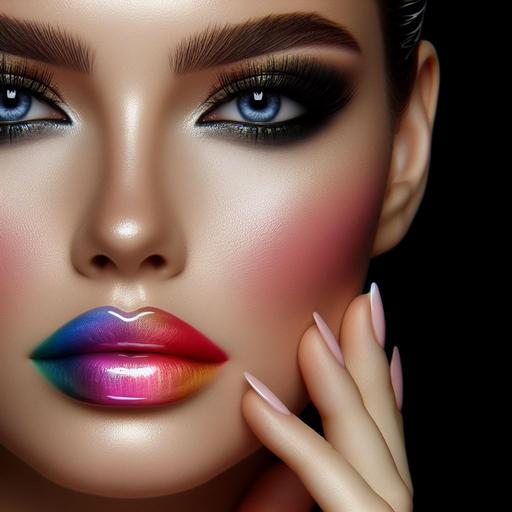
#> input picture analyse/bild4.jpg, 512 x 512 px
$ python analyse.py
#> lines starting #> are read from the running program, lines starting #| are printed output that depends on the picture; after the words box and inside, x2 and y2 are one past the last pixel; in counts of white or black regions, pixels touching at a corner belong together
from PIL import Image
import numpy as np
import matplotlib.pyplot as plt
from skimage.metrics import structural_similarity as ssim
import cv2

# Pfade zu den Bildern
original_path = "bild4.jpg"
neural_path = "kunst.png"

# Lade die Bilder
original_image = Image.open(original_path).convert("RGB")
#> original_image is the input picture: PIL image 512x512 RGB; mean R, G, B 112, 83.6, 73.4
neural_image = Image.open(neural_path).convert("RGB")
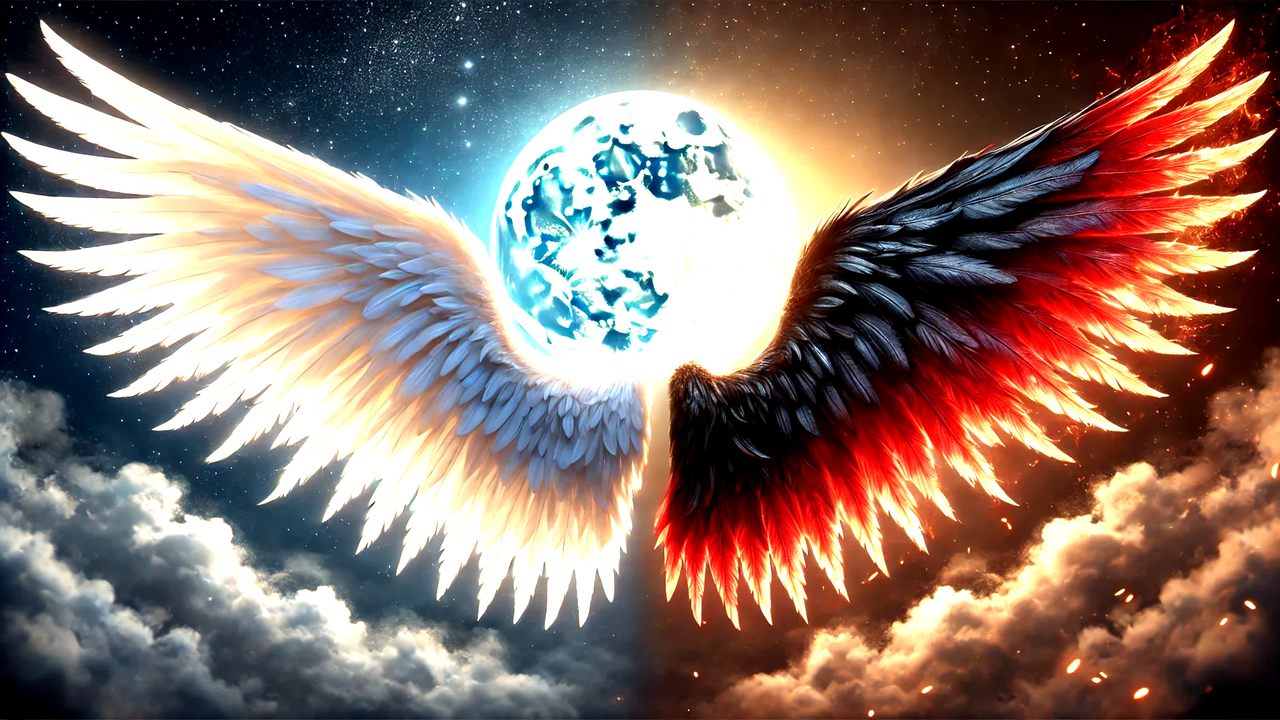
#> input picture Auswertung/kunst.png, 1280 x 720 px, found by its file name
#> neural_image is the input picture: PIL image 1280x720 RGB; mean R, G, B 136.2, 114.1, 106.1

# Größe des Originalbildes anpassen, falls nötig
neural_image_resized = neural_image.resize(original_image.size, resample=Image.LANCZOS)
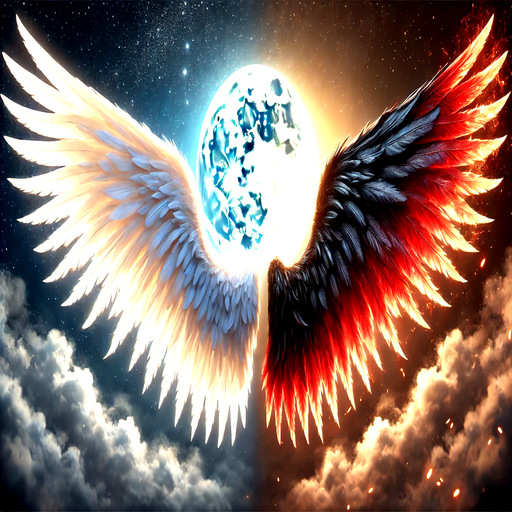
#> neural_image_resized: PIL image 512x512 RGB; mean R, G, B 136.1, 114, 106.1

# 1. Histogramm-Vergleich
original_hist, _ = np.histogram(np.array(original_image).flatten(), bins=256, range=(0, 255))
#> original_hist = 256 values, max 155948 at index 0, min 28 at index 253, mean 3072
neural_hist, _ = np.histogram(np.array(neural_image_resized).flatten(), bins=256, range=(0, 255))
#> neural_hist = 256 values, max 113555 at index 255, min 1160 at index 224, mean 3072

plt.figure(figsize=(12, 6))
plt.bar(range(256), original_hist, color='blue', alpha=0.5, label='Original')
plt.bar(range(256), neural_hist, color='red', alpha=0.5, label='Neural')
plt.title("Histogram Comparison")
plt.xlabel("Pixel Intensity")
plt.ylabel("Frequency")
plt.legend()
plt.savefig("histogram_comparison.png")
#> figure, not shown here; tallest bar 155948 high, from x = -0.4 to 0.4; tallest bar 113555 high, from x = 254.6 to 255.4
plt.close()

# 2. Kanten-Detektion
original_gray = original_image.convert("L")
neural_gray_resized = neural_image_resized.convert("L")

edges_original = cv2.Canny(np.array(original_gray), threshold1=100, threshold2=200)
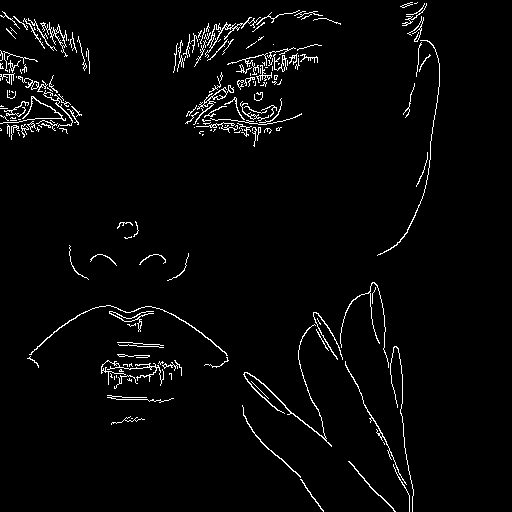
#> edges_original: shape (512, 512); 2.9% white in thin lines or dots, all inside (x1, y1, x2, y2) = (0, 2, 440, 512)
edges_neural = cv2.Canny(np.array(neural_gray_resized), threshold1=100, threshold2=200)
#> edges_neural: shape (512, 512); 10.9% white in thin lines or dots

fig, axes = plt.subplots(1, 2, figsize=(12, 6))
axes[0].imshow(edges_original, cmap="gray")
axes[0].set_title("Edges - Original Image")
axes[0].axis("off")

axes[1].imshow(edges_neural, cmap="gray")
axes[1].set_title("Edges - Neural Network Image")
axes[1].axis("off")

plt.tight_layout()
plt.savefig("edge_detection.png")
plt.close()

# 3. Differenzanalyse
original_array = np.array(original_image)
neural_array = np.array(neural_image_resized)
difference = np.abs(original_array.astype(int) - neural_array.astype(int))
difference_highlighted = np.clip(difference * 5, 0, 255).astype(np.uint8)

plt.figure(figsize=(8, 8))
plt.imshow(difference_highlighted)
plt.title("Pixel Difference (Highlighted)")
plt.axis("off")
plt.savefig("pixel_difference.png")
plt.close()

# 4. SSIM-Analyse
original_gray_cv = cv2.cvtColor(np.array(original_image), cv2.COLOR_RGB2GRAY)
neural_gray_cv = cv2.cvtColor(np.array(neural_image_resized), cv2.COLOR_RGB2GRAY)

similarity_index, diff = ssim(original_gray_cv, neural_gray_cv, full=True)
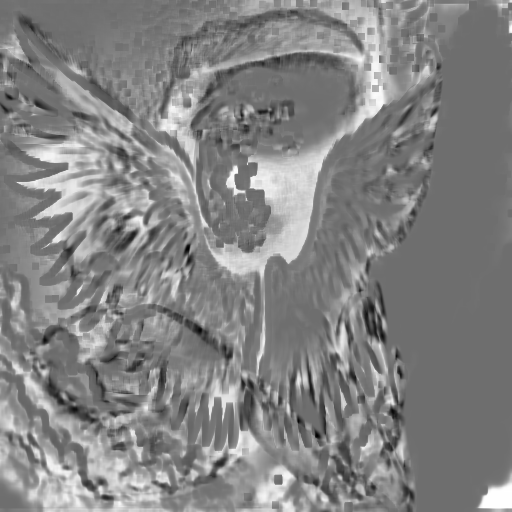
#> diff: shape (512, 512) float64; min -0.763, max 1, mean 0.143; drawn with min black and max white
#> similarity_index = 0.142
diff = (diff * 255).astype(np.uint8)

plt.figure(figsize=(8, 8))
plt.imshow(diff, cmap="gray")
plt.title(f"SSIM Difference Map (Index: {similarity_index:.4f})")
plt.axis("off")
plt.savefig("ssim_difference.png")
plt.close()

# 5. Frequenzanalyse
def plot_frequency_spectrum(image, title, save_path):
    # Fourier-Transformation
#> called with title = 'Frequenzspektrum - Originalbild', save_path = 'frequency_spectrum_original.png'
    image_array = np.array(image.convert("L"))
    f_transform = np.fft.fft2(image_array)
    f_shift = np.fft.fftshift(f_transform)
    magnitude_spectrum = 20 * np.log(np.abs(f_shift) + 1)

    # Darstellung
    plt.figure(figsize=(8, 8))
    plt.imshow(magnitude_spectrum, cmap="gray")
    plt.title(title)
    plt.axis("off")
    plt.savefig(save_path)
    plt.close()

# Analyse des Original- und Neural-Bildes
plot_frequency_spectrum(original_gray, "Frequenzspektrum - Originalbild", "frequency_spectrum_original.png")
plot_frequency_spectrum(neural_gray_resized, "Frequenzspektrum - Neural generiertes Bild", "frequency_spectrum_neural.png")

# 6. Vergleich der Frequenzbereiche
def decompose_frequency(image, title, save_path):
    # Fourier-Transformation
#> called with title = 'Originalbild', save_path = 'frequency_decomposition_original.png'
    image_array = np.array(image.convert("L"))
    f_transform = np.fft.fft2(image_array)
    f_shift = np.fft.fftshift(f_transform)

    # Maskierung
    rows, cols = f_shift.shape
#> rows = 512; cols = 512
    crow, ccol = rows // 2, cols // 2
#> crow = 256; ccol = 256

    # Niedrige Frequenzen
    low_pass = np.copy(f_shift)
    low_pass[crow-50:crow+50, ccol-50:ccol+50] = 0

    # Hohe Frequenzen
    high_pass = f_shift - low_pass

    # Rücktransformation
    low_image = np.abs(np.fft.ifft2(np.fft.ifftshift(low_pass)))
    high_image = np.abs(np.fft.ifft2(np.fft.ifftshift(high_pass)))

    # Darstellung
    plt.figure(figsize=(12, 6))
    plt.subplot(1, 2, 1)
    plt.imshow(low_image, cmap="gray")
    plt.title(f"Niedrige Frequenzen - {title}")
    plt.axis("off")

    plt.subplot(1, 2, 2)
    plt.imshow(high_image, cmap="gray")
    plt.title(f"Hohe Frequenzen - {title}")
    plt.axis("off")

    plt.tight_layout()
    plt.savefig(save_path)
    plt.close()

# Analyse des Original- und Neural-Bildes
decompose_frequency(original_gray, "Originalbild", "frequency_decomposition_original.png")
decompose_frequency(neural_gray_resized, "Neural generiertes Bild", "frequency_decomposition_neural.png")

# Erweiterung: Vergleich der Farbfrequenzen
def compare_color_frequency(image1, image2, save_path):
    # Zerlege beide Bilder in RGB-Komponenten
#> called with save_path = 'color_frequency_comparison.png'
    image1_array = np.array(image1)
    image2_array = np.array(image2)

    fig, axes = plt.subplots(3, 1, figsize=(10, 8))
    colors = ['red', 'green', 'blue']
    for i, color in enumerate(colors):
        hist1, _ = np.histogram(image1_array[..., i].flatten(), bins=256, range=(0, 255))
        hist2, _ = np.histogram(image2_array[..., i].flatten(), bins=256, range=(0, 255))
        axes[i].bar(range(256), hist1, color=color, alpha=0.5, label='Original')
        axes[i].bar(range(256), hist2, color=color, alpha=0.5, label='Neural')
        axes[i].set_title(f"{color.capitalize()} Channel Comparison")
        axes[i].legend()

    plt.tight_layout()
    plt.savefig(save_path)
#> figure, not shown here; panel 1: tallest bar 50638 high, from x = -0.4 to 0.4; panel 1: tallest bar 53734 high, from x = 254.6 to 255.4; panel 2: tallest bar 52125 high, from x = -0.4 to 0.4; panel 2: tallest bar 35836 high, from x = 254.6 to 255.4
    plt.close()

# Erweiterung: Local Binary Pattern (LBP) für Texturen
def compute_lbp(image, radius=1, points=8):
#> called with radius = 1, points = 8
    from skimage.feature import local_binary_pattern
    gray_image = np.array(image.convert("L"))
    lbp = local_binary_pattern(gray_image, points, radius, method="uniform")
    return lbp

def compare_lbp(image1, image2, save_path):
    lbp1 = compute_lbp(image1)
    lbp2 = compute_lbp(image2)
#> call 2 of compute_lbp, with radius = 1, points = 8
#> in compute_lbp (call 2), `lbp = local_binary_pattern(gray_image, points, radius, method="uniform")`:
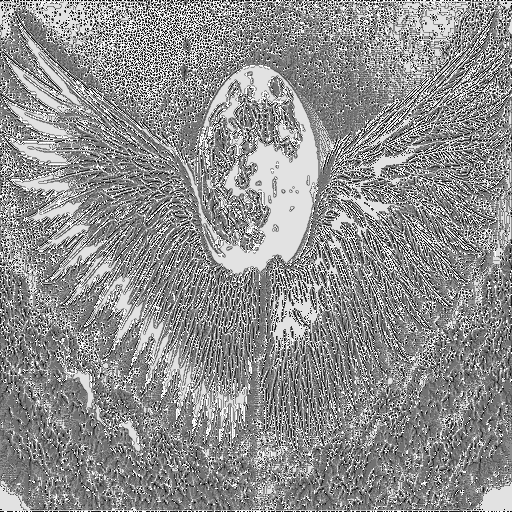
#> lbp: shape (512, 512) float64; min 0, max 9, mean 5.06; drawn with min black and max white

    fig, axes = plt.subplots(1, 2, figsize=(12, 6))
    axes[0].imshow(lbp1, cmap="gray")
    axes[0].set_title("LBP - Original Image")
    axes[0].axis("off")

    axes[1].imshow(lbp2, cmap="gray")
    axes[1].set_title("LBP - Neural Image")
    axes[1].axis("off")

    plt.tight_layout()
    plt.savefig(save_path)
    plt.close()

# Erweiterung: Gradient Magnitude (Unschärfeprüfung)
def compute_gradient_magnitude(image):
    gray_image = np.array(image.convert("L"), dtype=float)
    grad_x = np.gradient(gray_image, axis=1)
    grad_y = np.gradient(gray_image, axis=0)
    grad_magnitude = np.sqrt(grad_x**2 + grad_y**2)
    return grad_magnitude

def compare_gradients(image1, image2, save_path):
    grad1 = compute_gradient_magnitude(image1)
    grad2 = compute_gradient_magnitude(image2)
#> in compute_gradient_magnitude (call 2), `grad_x = np.gradient(gray_image, axis=1)`:
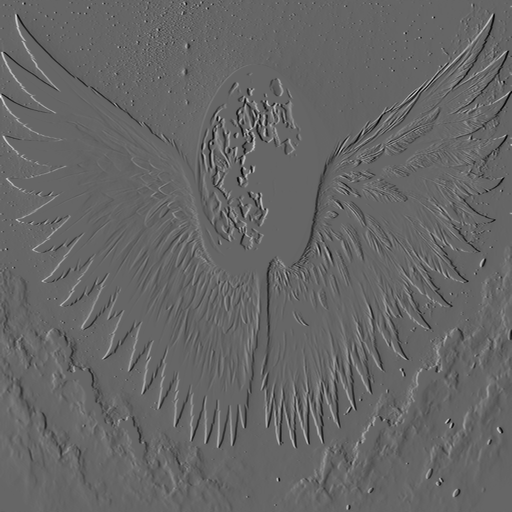
#> grad_x: shape (512, 512) float64; min -125.5, max 188, mean 0; drawn with min black and max white
#> in compute_gradient_magnitude (call 2), `grad_magnitude = np.sqrt(grad_x**2 + grad_y**2)`:
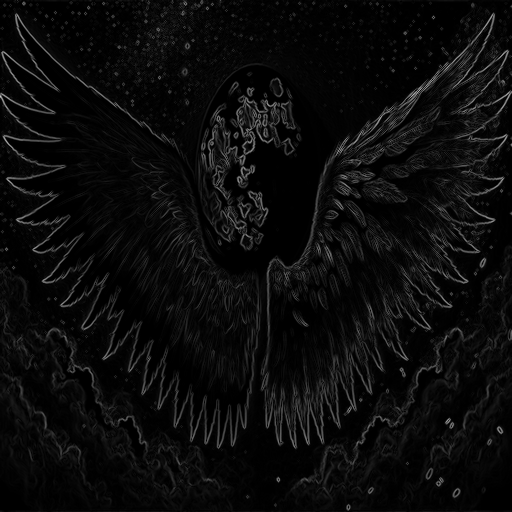
#> grad_magnitude: shape (512, 512) float64; min 0, max 196.6, mean 11.5

    fig, axes = plt.subplots(1, 2, figsize=(12, 6))
    axes[0].imshow(grad1, cmap="hot")
    axes[0].set_title("Gradient Magnitude - Original Image")
    axes[0].axis("off")

    axes[1].imshow(grad2, cmap="hot")
    axes[1].set_title("Gradient Magnitude - Neural Image")
    axes[1].axis("off")

    plt.tight_layout()
    plt.savefig(save_path)
    plt.close()

# Farbfrequenzvergleich
compare_color_frequency(original_image, neural_image_resized, "color_frequency_comparison.png")

# LBP-Analyse
compare_lbp(original_image, neural_image_resized, "lbp_comparison.png")

# Gradientenvergleich
compare_gradients(original_image, neural_image_resized, "gradient_comparison.png")

# Ergebnisse in eine Textdatei speichern
with open("comparison_results.txt", "w") as f:
    f.write("Histogram Comparison:\n")
    f.write(f"Original Histogram: {original_hist}\n")
    f.write(f"Neural Histogram: {neural_hist}\n\n")

    f.write("SSIM Analysis:\n")
    f.write(f"Similarity Index: {similarity_index:.4f}\n\n")

    f.write("Color Frequency Comparison:\n")
    for i, color in enumerate(['red', 'green', 'blue']):
        hist1, _ = np.histogram(np.array(original_image)[..., i].flatten(), bins=256, range=(0, 255))
        hist2, _ = np.histogram(np.array(neural_image_resized)[..., i].flatten(), bins=256, range=(0, 255))
        f.write(f"{color.capitalize()} Channel:\n")
        f.write(f"Original: {hist1}\n")
        f.write(f"Neural: {hist2}\n\n")

    f.write("LBP Analysis:\n")
    lbp1 = compute_lbp(original_image)
    lbp2 = compute_lbp(neural_image_resized)
    f.write(f"LBP Original: {lbp1}\n")
    f.write(f"LBP Neural: {lbp2}\n\n")

    f.write("Gradient Magnitude Comparison:\n")
    grad1 = compute_gradient_magnitude(original_image)
    grad2 = compute_gradient_magnitude(neural_image_resized)
    f.write(f"Gradient Original: {grad1}\n")
    f.write(f"Gradient Neural: {grad2}\n")

print("Analyse abgeschlossen. Ergebnisse sind gespeichert.")
